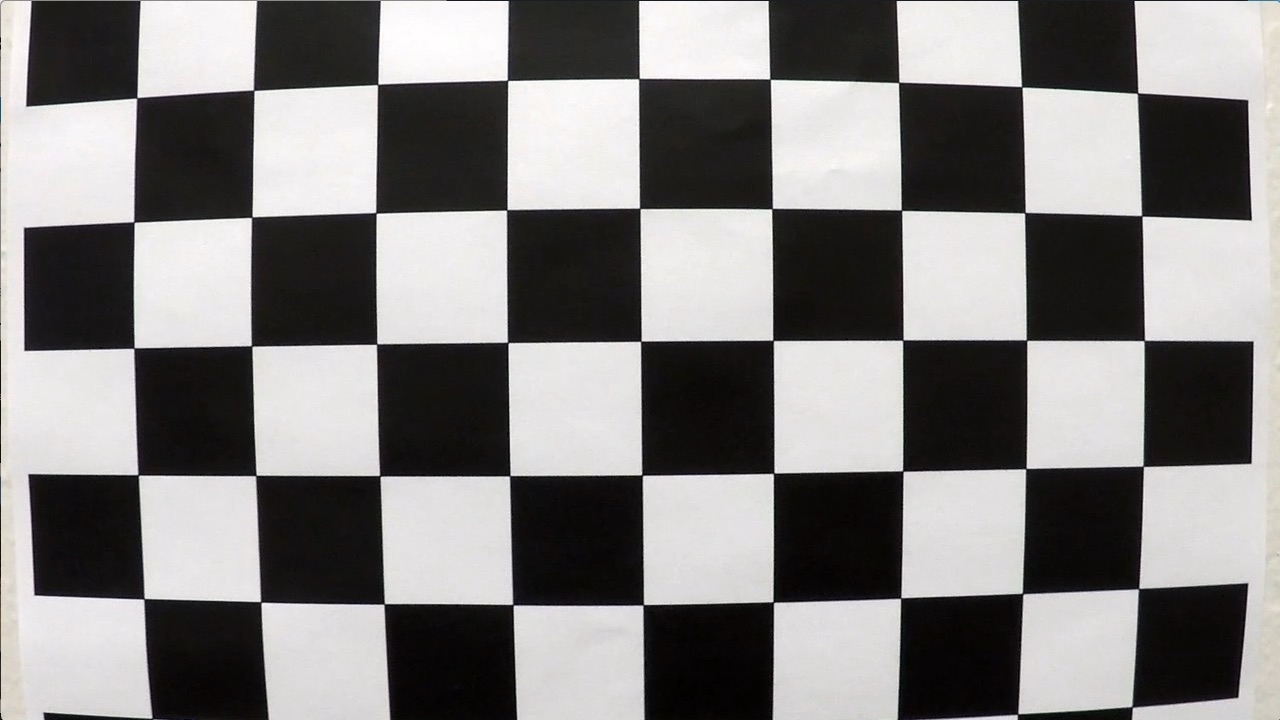
#> input picture camera_cal/calibration1.jpg, 1280 x 720 px; its folder holds only this picture in this run
$ jupyter execute --allow-errors Advanced-Lane-Lines-Project.ipynb   (shell and % lines are left out)   (older library calls are emulated)
#> lines starting #> are read from the running program, lines starting #| are printed output that depends on the picture; after the words box and inside, x2 and y2 are one past the last pixel; in counts of white or black regions, pixels touching at a corner belong together
# Udacity Self-Driving Car Nanodegree

## Advanced Lane Finding Project

Florin Gheorghe
27.03 - 11.04.2018

The steps of this project are the following:
* Compute the camera calibration matrix and distortion coefficients given a set of chessboard images.
* Apply a distortion correction to raw images.
* Use color transforms, gradients, etc., to create a thresholded binary image.
* Apply a perspective transform to rectify binary image ("birds-eye view").
* Detect lane pixels and fit to find the lane boundary.
* Determine the curvature of the lane and vehicle position with respect to center.
* Warp the detected lane boundaries back onto the original image.
* Output visual display of the lane boundaries and numerical estimation of lane curvature and vehicle position.

The best way to benefit from a project is to break it in steps and work on it every day; try to solve one step per day; forgeting and remembering about the project helps in imprinting the project in memory for a longer time.

### Import packages

[cell 1]
# import packages
# numerical
import numpy as np
import matplotlib.pyplot as plt
import matplotlib.image as mpimg

# computer vision
import cv2
from moviepy.editor import VideoFileClip
from IPython.display import HTML
from ipywidgets import interact, interactive, fixed

# system
import glob
import time

# to show in a separate window use qt
# to show in line with the notebook, use inline

### Compute Camera Calibration Matrix and Distortion Coefficients

The images have 9x6 corners.

[cell 2]
# read in and make a list of calibration images
images = glob.glob('./camera_cal/calibration*.jpg')

[cell 3]
# map the coordinates of the corners in the image to the coordinates of the chessboard
objpoints = [] # 3D points in real world space
imgpoints = [] # 2D points in image plane

# initialize with zeros on z coordinate
objp = np.zeros((6*9,3), np.float32)
objp[:,:2] = np.mgrid[0:9,0:6].T.reshape(-1,2) # x, y coordinates

[cell 4]
# collect all image points (corners) and object points for each image
for fname in images:
    # read in each image
    img = mpimg.imread(fname)
#> img is the input picture: shape (720, 1280, 3); mean R, G, B 130.1, 128.4, 127.8

    # Convert image to grayscale
    gray = cv2.cvtColor(img, cv2.COLOR_RGB2GRAY)

    # find chessboard corners
    ret, corners = cv2.findChessboardCorners(gray, (9,6), None)
#> ret = False; corners = None

    # if corners are found, add object points and image points
    if ret == True:
        imgpoints.append(corners)
        objpoints.append(objp)

        # draw and display the corners
        img = cv2.drawChessboardCorners(img, (9,6), corners, ret)
        plt.imshow(img)

#> (a cell that did not finish here is left out)

#> (a cell that did not finish here is left out)

#> (a cell that did not finish here is left out)

### Undistort image

[cell 8]
# load a test image
img = mpimg.imread('./test_images/test6.jpg')
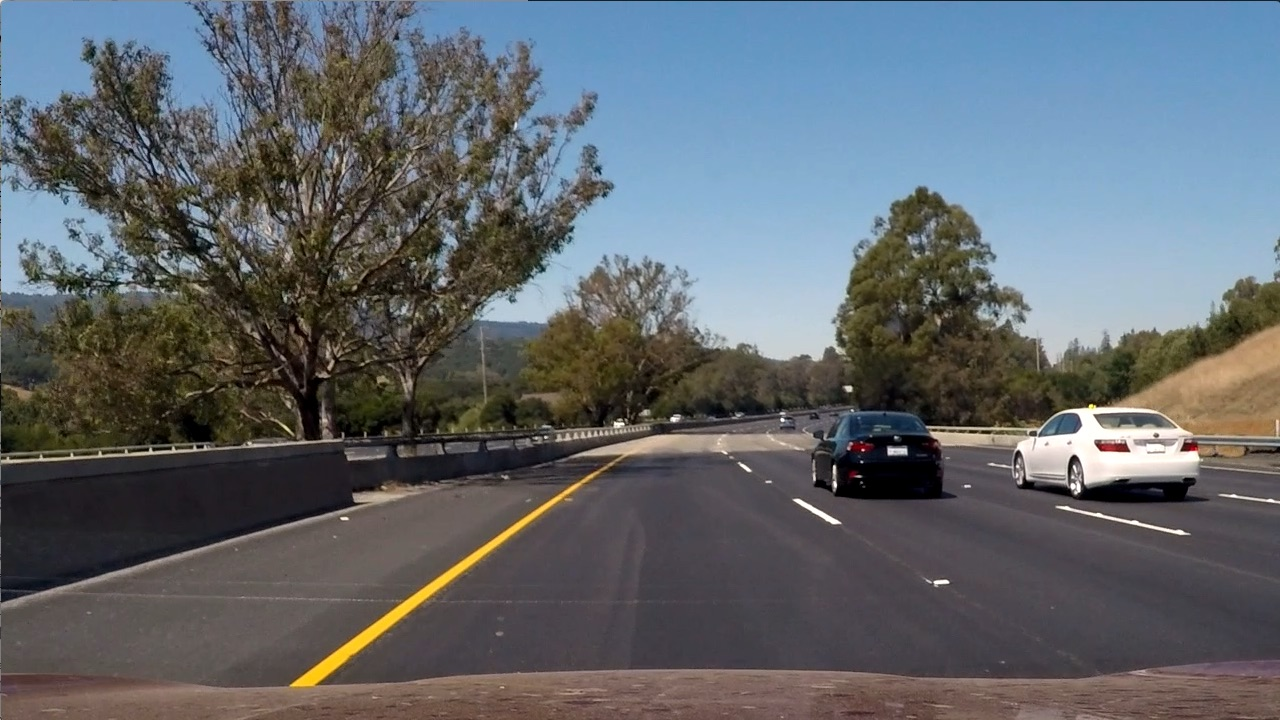
#> input picture test_images/test6.jpg, 1280 x 720 px
#> img is the input picture: shape (720, 1280, 3); mean R, G, B 97, 102.6, 107.9

# undistort the test image using the camera matrix and distortion coefficients
#> (the rest of this cell did not finish here and is left out)

### Creating distortion correction function

#> (a cell that did not finish here is left out)

### Apply perspective transform

[cell 10]
# create a perspectiev tranform using a test image
img = mpimg.imread('./test_images/straight_lines1.jpg')
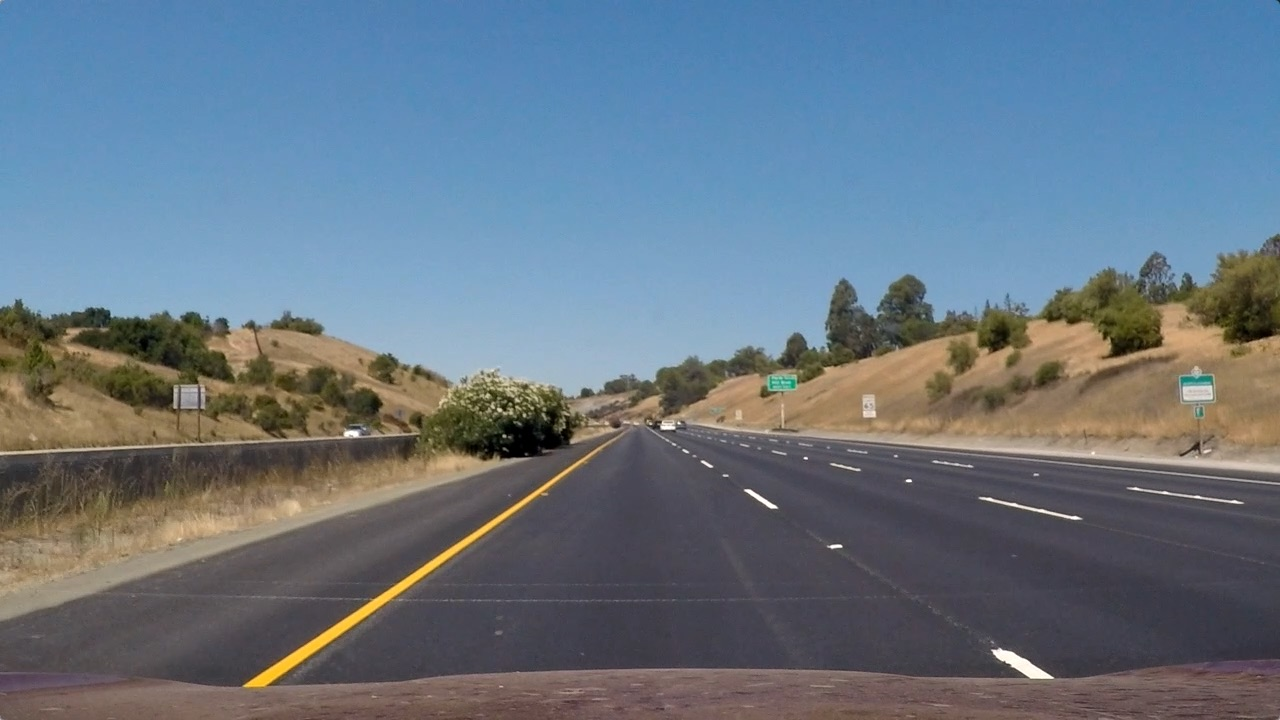
#> input picture test_images/straight_lines1.jpg, 1280 x 720 px
#> img is the input picture: shape (720, 1280, 3); mean R, G, B 103.2, 117.7, 131.2
# source image points;
plt.imshow(img)
#> (this line was passed over: IPython is not available in this run)
plt.plot(575, 464, 'o') # top left
#> (this line was passed over: IPython is not available in this run)
plt.plot(707, 464, 'o') # top right
#> (this line was passed over: IPython is not available in this run)
plt.plot(258, 682, 'o') # bottom left
#> (this line was passed over: IPython is not available in this run)
plt.plot(1049, 682, 'o') # bottom right
#> (this line was passed over: IPython is not available in this run)

[cell 11]
# create a function to tranform the perspective on each frame
def transform_frame(img, switch=1):
    # define calibration box in source (original) and destination (desired or warped) coordinates
#> called with switch = 1
    img_size = (img.shape[1], img.shape[0])
#> img_size = (1280, 720)

    # Four source coordinates
    src = np.float32([[(575, 464), (707, 464), (258, 682), (1049, 682)]])

    # Four desired coordinates
    dst = np.float32([[(450, 0), (830, 0), (450, 720), (830, 720)]])

    # Compute the perspective tranform M
    M = cv2.getPerspectiveTransform(src, dst)

    # Could compute the inverse also by swapping the input parameters
    Minv= cv2.getPerspectiveTransform(dst, src)

    # Create the warped image
    if switch == 1:
        warped = cv2.warpPerspective(img, M, img_size, flags = cv2.INTER_LINEAR)
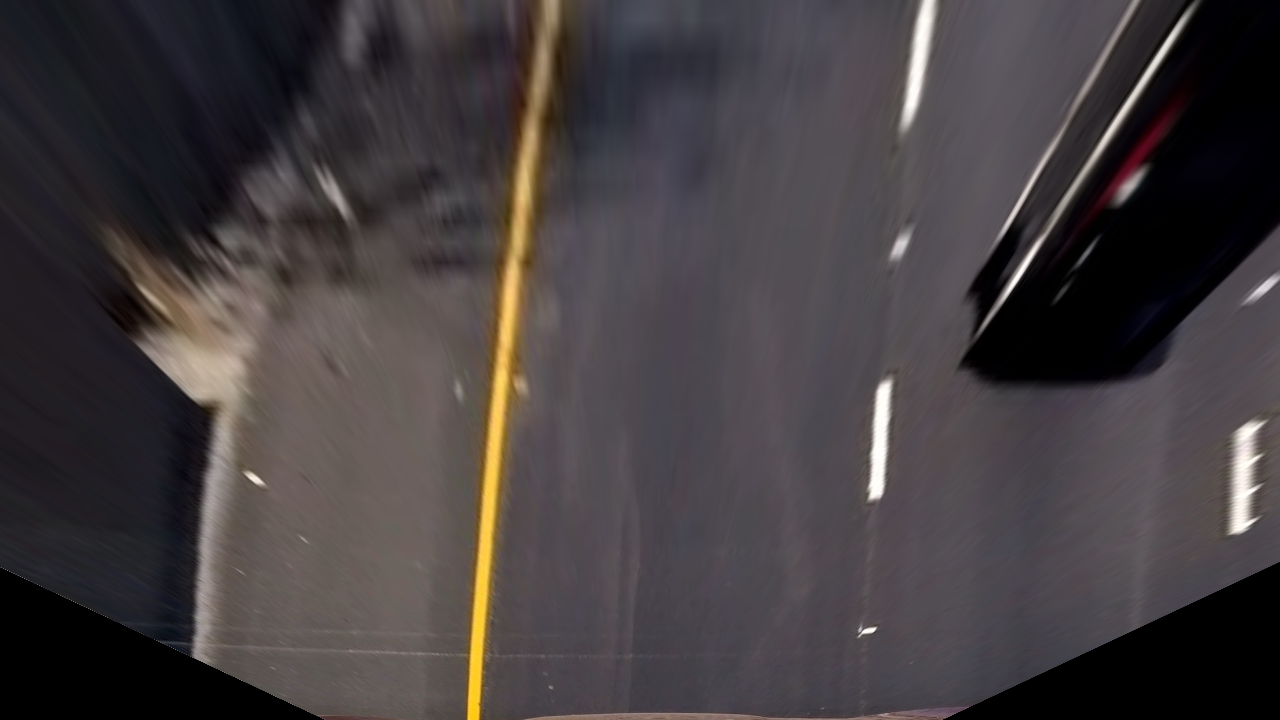
#> warped: shape (720, 1280, 3); mean R, G, B 67.7, 62, 63.7
    elif switch == 0:
        warped = cv2.warpPerspective(img, Minv, img_size, flags = cv2.INTER_LINEAR)

    return warped, Minv

### Apply perspective transform on an image

[cell 12]
# load a test image
img = mpimg.imread('./test_images/test6.jpg')

# undistort the test image using the camera matrix and distortion coefficients
perspective, Minv = transform_frame(img)
#> Minv = [[0.347, -0.739, 418.7], [0, -0.486, 464], [0, -0.00116, 1]]

#> (the rest of this cell did not finish here and is left out)

### HLS Colorspace, Saturation Channel

[cell 13]
# define a function that thresholds the S-channel of HLS
# use exclusive lower bound (>) and inclusive upper (<=)

# [9 lines left out: function hls_sthresh, not called in this run]

### HLS Colorspace, Lightness Channel

[cell 14]
# define a function that thresholds the L-channel of HLS
# use exclusive lower bound (>) and inclusive upper (<=)

def hls_lthresh(img, thresh=(220, 255)):
    # 1) Convert to HLS color space, extract channel and normalize
#> called with thresh = (220, 255)
    hls = cv2.cvtColor(img, cv2.COLOR_RGB2HLS)
#> hls: shape (720, 1280, 3); mean of channels 0, 1, 2 76.7, 102.2, 57.5
    hls_l = hls[:,:,1]
    hls_l = hls_l*(255/np.max(hls_l))
#> in threshold_frame, `img_LThresh = hls_lthresh(img)`: img_LThresh: shape (720, 1280) float64; values 0 (black) and 1 (white), 0.67% white; 56 white regions (48 under 20 px), largest, box (x1, y1, x2, y2) and area: (1016, 408, 1199, 484) 5367, (1058, 506, 1185, 534) 276, (794, 499, 840, 524) 210
    # 2) Apply a threshold to the L channel
    binary_output = np.zeros_like(hls_l)
    binary_output[(hls_l > thresh[0]) & (hls_l <= thresh[1])] = 1
    # 3) Return a binary image of threshold result
    return binary_output

### LAB Colorspace, B Channel (blue–yellow)

[cell 15]
# define a function that thresholds the B-channel of LAB
# use exclusive lower bound (>) and inclusive upper (<=)
# B-channel should capture the yellow colors

def lab_bthresh(img, thresh=(190,255)):
    # 1) Convert to LAB color space, extract channel and normalize
#> called with thresh = (190, 255)
    lab = cv2.cvtColor(img, cv2.COLOR_RGB2Lab)
#> lab: shape (720, 1280, 3); mean of channels 0, 1, 2 108.5, 128.4, 125.1
    lab_b = lab[:,:,2]
    # don't normalize if there are no yellows in the image
    if np.max(lab_b) > 175:
        lab_b = lab_b*(255/np.max(lab_b))
    # 2) Apply a threshold to the B channel
    binary_output = np.zeros_like(lab_b)
    binary_output[((lab_b > thresh[0]) & (lab_b <= thresh[1]))] = 1
    # 3) Return a binary image of threshold result
    return binary_output

### Use Gradients and Color Spaces to Create a Thresholded Video

[cell 16]
# Define the complete image processing pipeline
# reads raw image and returns binary image with lane lines identified
def threshold_frame(img):
    # HLS L-channel Threshold
    img_LThresh = hls_lthresh(img)

    # Lab B-channel Threshold
    img_BThresh = lab_bthresh(img)
#> img_BThresh: shape (720, 1280) float64; values 0 (black) and 1 (white), 0.57% white; 10 white regions (6 under 20 px), largest, box (x1, y1, x2, y2) and area: (290, 472, 597, 689) 4777, (1226, 421, 1271, 433) 356, (1210, 426, 1222, 431) 39, (1088, 404, 1096, 410) 35

    # Combine HLS L channel and Lab B channel thresholds
    combined = np.zeros_like(img_BThresh)
    combined[(img_LThresh == 1) | (img_BThresh == 1)] = 1
    return combined

### Run the treshold function on a test function

[cell 17]
# load a test image
img = mpimg.imread('./test_images/test6.jpg')

# undistort the test image using the camera matrix and distortion coefficients
binary = threshold_frame(img)
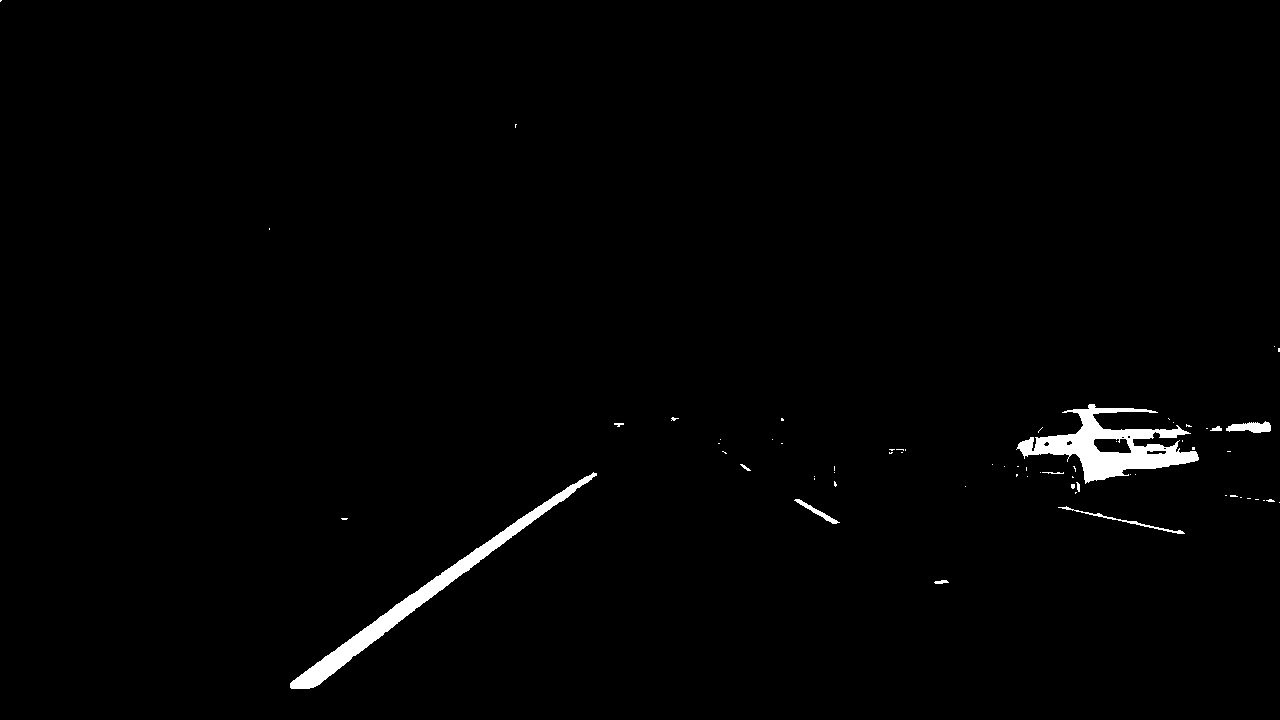
#> binary: shape (720, 1280) float64; values 0 (black) and 1 (white), 1.2% white; 65 white regions (54 under 20 px), largest, box (x1, y1, x2, y2) and area: (1016, 404, 1199, 484) 5401, (290, 472, 597, 689) 4777, (1226, 421, 1271, 433) 356

#> (the rest of this cell did not finish here and is left out)
